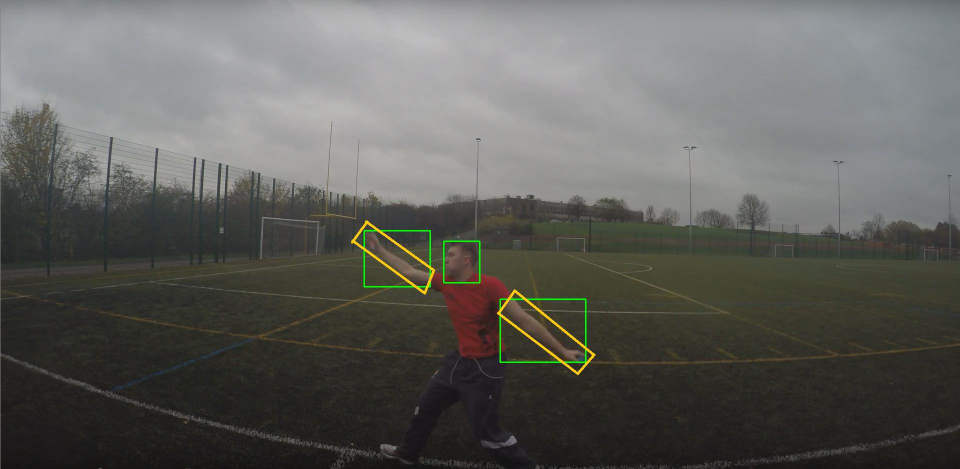
#> input picture Testbild01.jpg, 1920 x 938 px, given in place of the camera (shown at 1/2 size)
$ python contour_detector_webcam.py
#> lines starting #> are read from the running program, lines starting #| are printed output that depends on the picture; after the words box and inside, x2 and y2 are one past the last pixel; in counts of white or black regions, pixels touching at a corner belong together
from __future__ import print_function
from __future__ import division
import cv2 as cv
import numpy as np
import argparse
from math import atan2, cos, sin, sqrt, pi, degrees
cap = cv.VideoCapture(0)
cap.set(10,100)
kernel = np.ones((5,5),np.uint8)
print("Press 'q' on your Keyboard to exit this program.")
#puts together picture and edited pictures and webcam and edited webcam
def stackImages(scale,imgArray):
    rows = len(imgArray)
    cols = len(imgArray[0])
    rowsAvailable = isinstance(imgArray[0], list)
    width = imgArray[0][0].shape[1]
    height = imgArray[0][0].shape[0]
    if rowsAvailable:
        for x in range ( 0, rows):
            for y in range(0, cols):
                if imgArray[x][y].shape[:2] == imgArray[0][0].shape [:2]:
                    imgArray[x][y] = cv.resize(imgArray[x][y], (0, 0), None, scale, scale)
                else:
                    imgArray[x][y] = cv.resize(imgArray[x][y], (imgArray[0][0].shape[1], imgArray[0][0].shape[0]), None, scale, scale)
                if len(imgArray[x][y].shape) == 2: imgArray[x][y]= cv.cvtColor( imgArray[x][y], cv.COLOR_GRAY2BGR)
        imageBlank = np.zeros((height, width, 3), np.uint8)
        hor = [imageBlank]*rows
        hor_con = [imageBlank]*rows
        for x in range(0, rows):
            hor[x] = np.hstack(imgArray[x])
        ver = np.vstack(hor)
    else:
        for x in range(0, rows):
            if imgArray[x].shape[:2] == imgArray[0].shape[:2]:
                imgArray[x] = cv.resize(imgArray[x], (0, 0), None, scale, scale)
            else:
                imgArray[x] = cv.resize(imgArray[x], (imgArray[0].shape[1], imgArray[0].shape[0]), None,scale, scale)
            if len(imgArray[x].shape) == 2: imgArray[x] = cv.cvtColor(imgArray[x], cv.COLOR_GRAY2BGR)
        hor= np.hstack(imgArray)
        ver = hor
    return ver
#draws the axis
def drawAxis(img, p_, q_, colour, scale):
    p = list(p_)
    q = list(q_)
    #angle as radiant
    angle = atan2(p[1] - q[1], p[0] - q[0])
    hypotenuse = sqrt((p[1] - q[1]) * (p[1] - q[1]) + (p[0] - q[0]) * (p[0] - q[0]))
    #Pfeil wird um einen Skalierungsfaktor verlängert
    q[0] = p[0] - scale * hypotenuse * cos(angle)
    q[1] = p[1] - scale * hypotenuse * sin(angle)
    cv.line(img, (int(p[0]), int(p[1])), (int(q[0]), int(q[1])), colour, 1, cv.LINE_AA)
#finds out angle, centre and
def getOrientation(pts, img):
    sz = len(pts)
    data_pts = np.empty((sz, 2), dtype=np.float64)
    for i in range(data_pts.shape[0]):
        data_pts[i,0] = pts[i,0,0]
        data_pts[i,1] = pts[i,0,1]
    mean = np.empty((0))
    mean, eigenvektoren, eigenwerte = cv.PCACompute2(data_pts, mean)
    centre = (int(mean[0,0]), int(mean[0,1]))
    #creates a yellow point in the centre of the rectangles
    cv.circle(img, centre, 3, (0, 255, 255), 2)
    p1 = (centre[0] + 0.02 * eigenvektoren[0,0] * eigenwerte[0,0], centre[1] + 0.02 * eigenvektoren[0,1] * eigenwerte[0,0])
    p2 = (centre[0] - 0.02 * eigenvektoren[1,0] * eigenwerte[1,0], centre[1] - 0.02 * eigenvektoren[1,1] * eigenwerte[1,0])
    drawAxis(img, centre, p1, (0, 0, 255), 1)
    drawAxis(img, centre, p2, (255, 255, 0), 5)
    #calculates each rectangles angle in radiant and degree
    angle = atan2(eigenvektoren[0,1], eigenvektoren[0,0])
    angleDegree = degrees(angle)
    angleInt = int(angleDegree)
    angleString = str(angleInt)
    font = cv.FONT_HERSHEY_SIMPLEX
    cv.putText(img, angleString, centre, font, 1, (200,255,155), 2, cv.LINE_AA)
    return angle
#webcam
while True:
    success, image = cap.read()
#> image is the input picture: shape (938, 1920, 3); mean B, G, R 91, 95.5, 95.2
    imgGray = cv.cvtColor(image,cv.COLOR_BGR2GRAY)
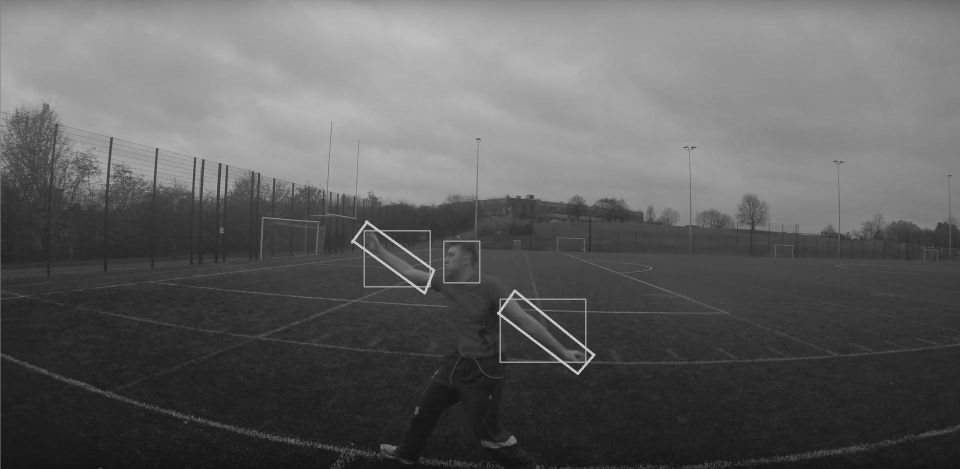
#> imgGray: shape (938, 1920) (shown at 1/2 size); min 5, max 230, mean 94.9
    imgBlur = cv.GaussianBlur(imgGray,(7,7),1)
    imgCanny = cv.Canny(imgBlur,50,50)
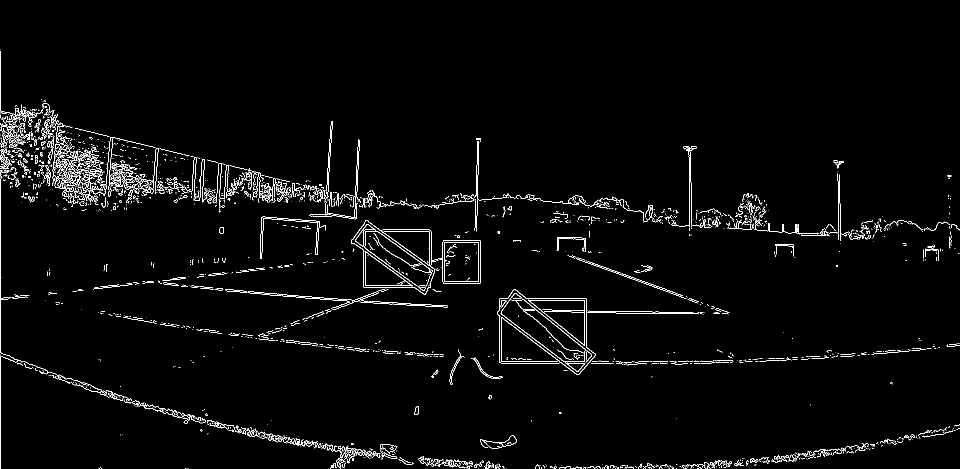
#> imgCanny: shape (938, 1920) (shown at 1/2 size); 2.2% white in thin lines or dots, all inside (x1, y1, x2, y2) = (0, 99, 1920, 938)
    imgZero = np.zeros_like(image)
    imgContour = image.copy()
    _, bw = cv.threshold(imgCanny, 50, 255, cv.THRESH_BINARY | cv.THRESH_OTSU)
    contours, _ = cv.findContours(bw, cv.RETR_LIST, cv.CHAIN_APPROX_NONE)
#> contours = 2559 contours, 2424 with area under 20; largest, box (x1, y1, x2, y2) and area: (994, 579, 1398, 750) 24100, (994, 579, 1191, 750) 23986, (702, 440, 871, 589) 17028, (702, 440, 870, 589) 16942, (1001, 586, 1171, 744) 9084
    for i, c in enumerate(contours):
        area = cv.contourArea(c)
        if area < 1e2 or 1e5 < area:
            continue
        cv.drawContours(imgContour, contours, i, (255, 0, 0), 2)
        getOrientation(c, imgContour)
#> this loop made 2559 passes
#> (c, area) on passes 1 to 3: ([[1191, 937]], 0), ([[1373, 936], [1373, 937]], 0), ([[1352, 936], [1353, 936]], 0)
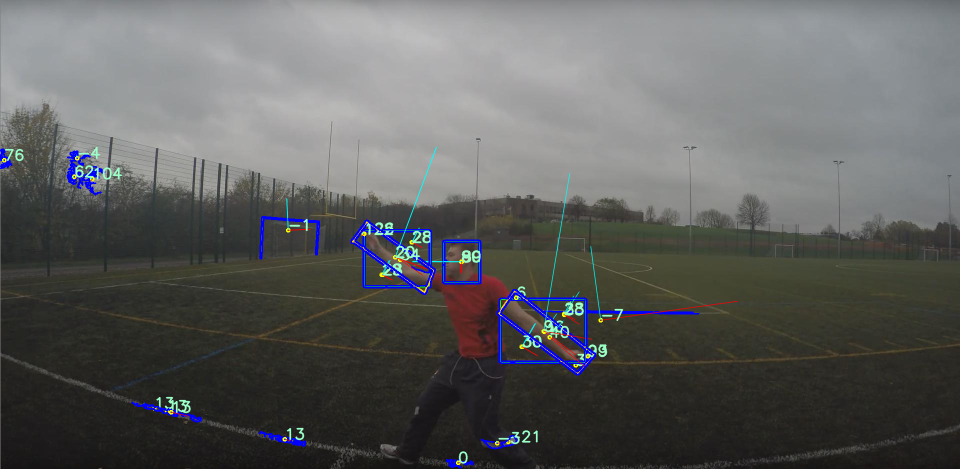
#> imgContour: shape (938, 1920, 3) (shown at 1/2 size); 2.22% of pixels changed, all inside (x1, y1, x2, y2) = (0, 293, 1477, 937)
    imgStack = stackImages(0.6,([image,imgGray,imgBlur],
                                [imgCanny,imgContour,imgZero]))
#> after the loop in stackImages, `for x in range(0, rows):`: hor = 2 items
#> in stackImages, `ver = np.vstack(hor)`:
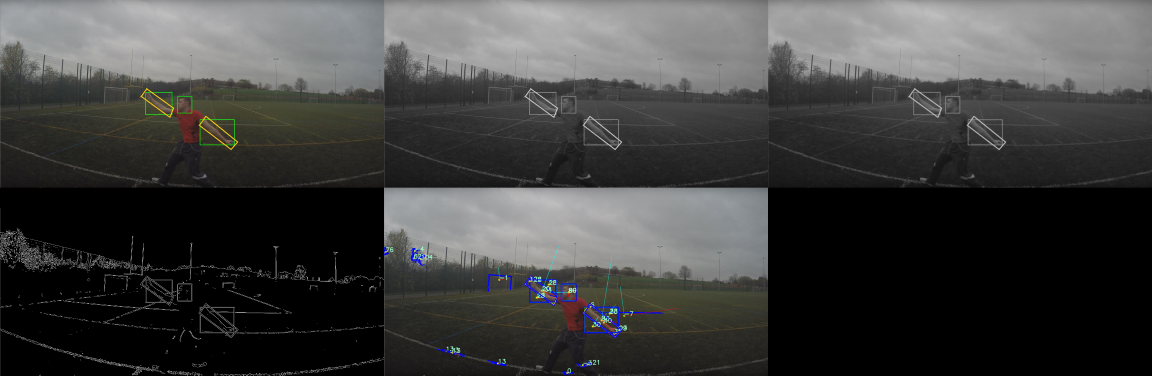
#> ver: shape (1126, 3456, 3) (shown at 1/3 size); mean of channels 0, 1, 2 63.4, 64.3, 64.2; drawn as B, G, R
    #Webcam show
    cv.imshow("Stacked Images Webcam", imgStack)
    if cv.waitKey(1) & 0xFF == ord('q'):
#> (key q is pressed here)
        break
